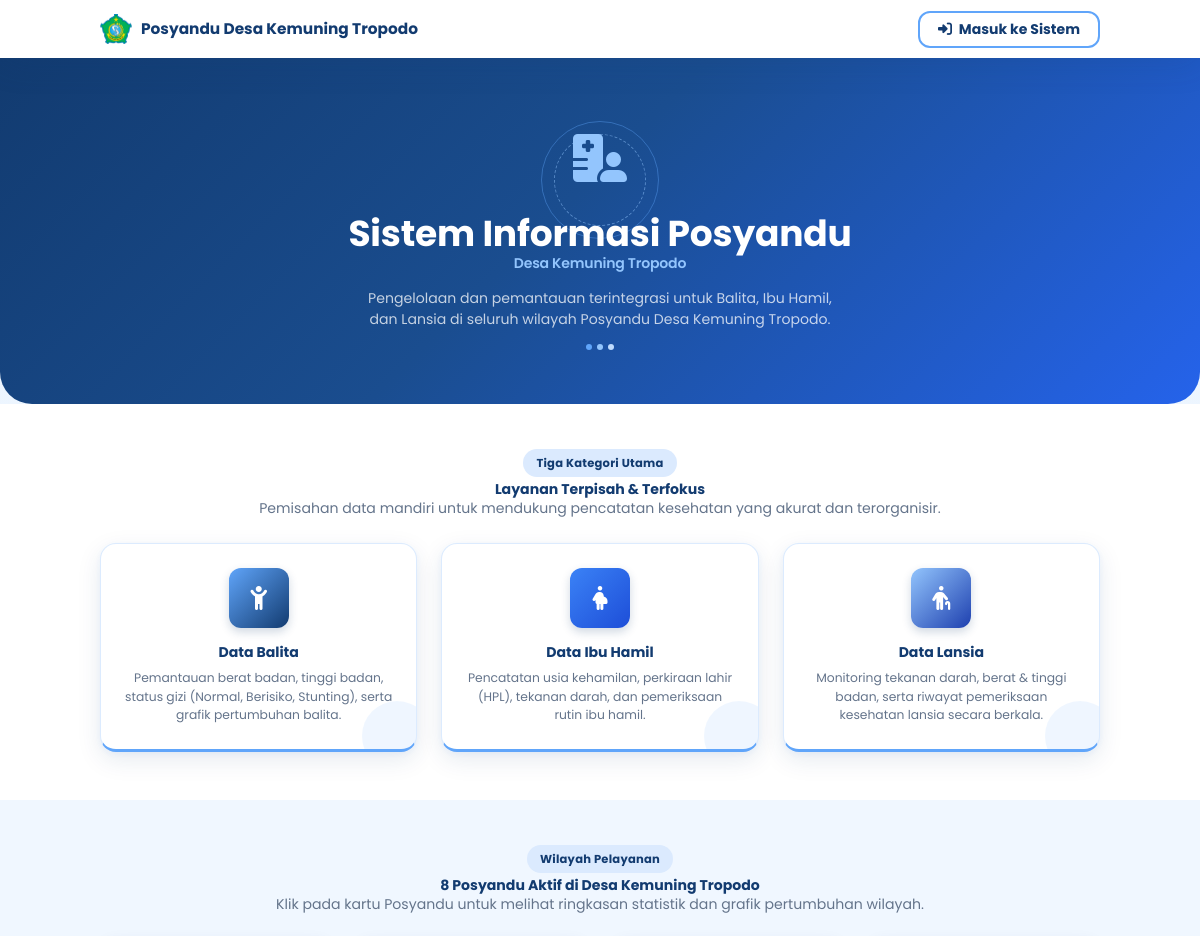
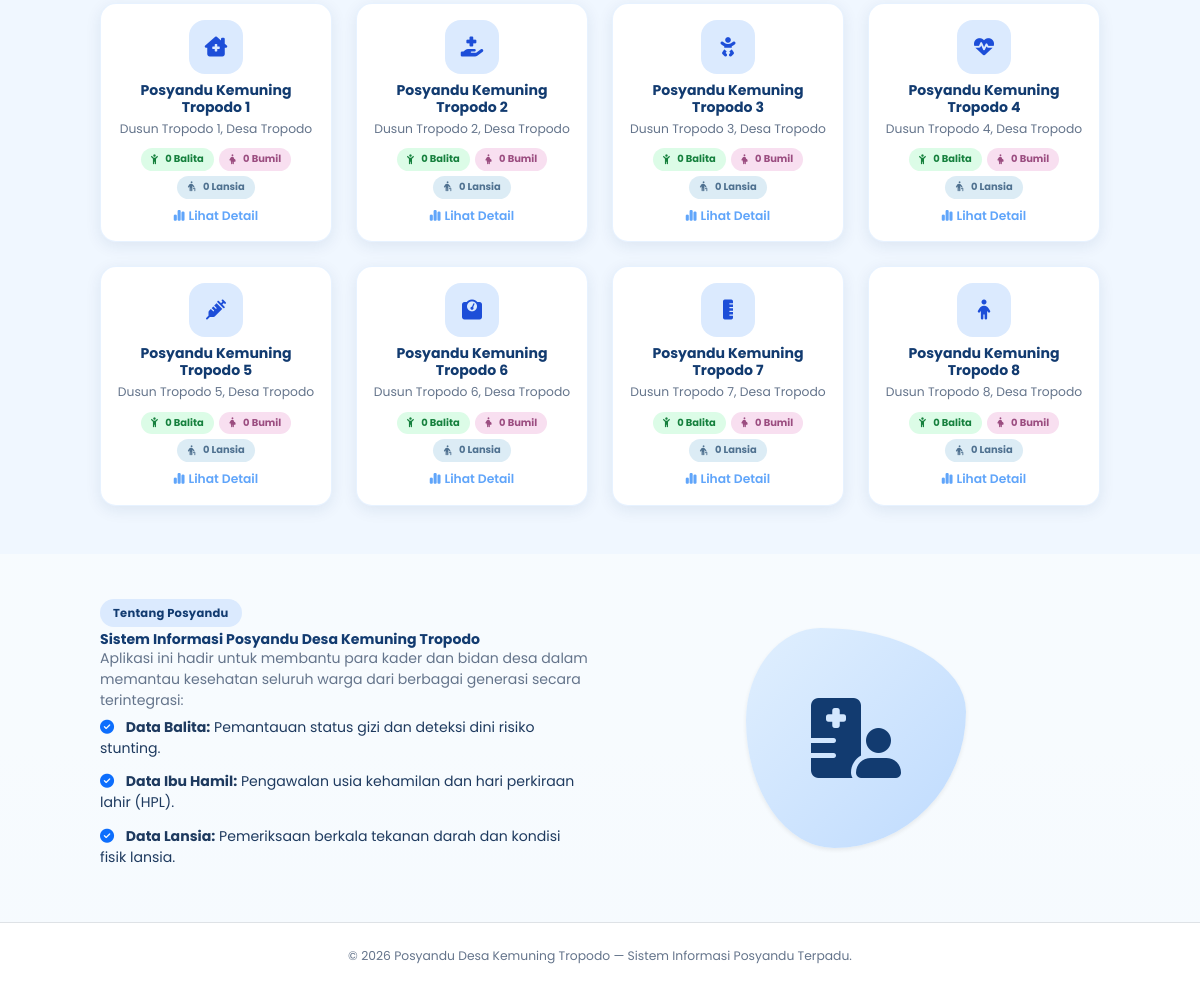
The page / on the database its author committed (2 pictures, top to bottom).
### tables this page shows
CREATE TABLE IF NOT EXISTS posyandu (
    id INT AUTO_INCREMENT PRIMARY KEY,
    nama VARCHAR(100) NOT NULL,
    alamat VARCHAR(255) DEFAULT NULL,
    created_at DATETIME NOT NULL DEFAULT CURRENT_TIMESTAMP
);

### includes/functions.php (called while the page is built, shortened)
<?php
function bersih($string) {
    return htmlspecialchars(trim($string ?? ''), ENT_QUOTES, 'UTF-8');
}

### index.php (the view, shortened to what this page needs)
<?php
require_once 'config/koneksi.php';
require_once 'includes/functions.php';
$cekL = mysqli_query($koneksi, "SHOW TABLES LIKE 'lansia'");
$hasLansiaTbl = mysqli_num_rows($cekL) > 0;
$cekB = mysqli_query($koneksi, "SHOW TABLES LIKE 'ibu_hamil'");
$hasBumilTbl = mysqli_num_rows($cekB) > 0;
$posyanduList = [];
$sqlP = "SELECT p.id, p.nama, p.alamat,
                SUM(CASE WHEN b.kategori='balita' THEN 1 ELSE 0 END) AS total,
                SUM(CASE WHEN b.kategori='balita' AND b.status='Normal' THEN 1 ELSE 0 END) AS normal,
                SUM(CASE WHEN b.kategori='balita' AND b.status='Berisiko' THEN 1 ELSE 0 END) AS berisiko,
                SUM(CASE WHEN b.kategori='balita' AND b.status='Stunting' THEN 1 ELSE 0 END) AS stunting
         FROM posyandu p
         LEFT JOIN balita b ON b.posyandu_id = p.id
         GROUP BY p.id ORDER BY p.id ASC";
$result = mysqli_query($koneksi, $sqlP);
while ($row = mysqli_fetch_assoc($result)) {
    $pid = $row['id'];
    if ($hasBumilTbl) {
        $c = mysqli_fetch_assoc(mysqli_query($koneksi, "SELECT COUNT(*) AS total FROM ibu_hamil WHERE posyandu_id = $pid"));
        $row['ibu_hamil'] = (int)($c['total'] ?? 0);
    } else {
        $c = mysqli_fetch_assoc(mysqli_query($koneksi, "SELECT COUNT(*) AS total FROM balita WHERE kategori='ibu_hamil' AND posyandu_id = $pid"));
        $row['ibu_hamil'] = (int)($c['total'] ?? 0);
    }
    if ($hasLansiaTbl) {
        $c = mysqli_fetch_assoc(mysqli_query($koneksi, "SELECT COUNT(*) AS total FROM lansia WHERE posyandu_id = $pid"));
        $row['lansia'] = (int)($c['total'] ?? 0);
    } else {
        $c = mysqli_fetch_assoc(mysqli_query($koneksi, "SELECT COUNT(*) AS total FROM balita WHERE kategori='lansia' AND posyandu_id = $pid"));
        $row['lansia'] = (int)($c['total'] ?? 0);
    }
    $posyanduList[] = $row;
}
?>
<!DOCTYPE html>
<html lang="id">
<head>
<link href="https://cdn.jsdelivr.net/npm/bootstrap@5.3.3/dist/css/bootstrap.min.css" rel="stylesheet">
<link rel="stylesheet" href="https://cdnjs.cloudflare.com/ajax/libs/font-awesome/6.5.2/css/all.min.css">
<script src="https://cdn.tailwindcss.com"></script>
<link rel="stylesheet" href="assets/css/style.css?v=<?= file_exists(__DIR__ . '/assets/css/style.css') ? filemtime(__DIR__ . '/assets/css/style.css') : time() ?>">
</head>
<body class="landing-body">
<nav class="navbar navbar-expand-lg landing-navbar sticky-top">
  <div class="container">
    <a class="navbar-brand app-brand" href="index.php" style="color: #123B70 !important;">
      <img class="app-brand-logo" src="assets/img/logo-sidoarjo.png" alt="Lambang Kabupaten Sidoarjo">
      <span>Posyandu Desa Kemuning Tropodo</span>
    </a>
    <a href="login.php" class="btn btn-login-outline btn-sm landing-login-top ms-lg-3">
      <i class="fa-solid fa-right-to-bracket me-1"></i> Masuk ke Sistem
    </a>
  </div>
</nav>
<header class="hero-section text-center">
  <div class="container py-5">
    <div class="hero-splash-animation" aria-label="Posyandu Desa Kemuning Tropodo">
      <div class="hero-splash-orbit"></div>
      <div class="hero-icon mb-3"><i class="fa-solid fa-hospital-user"></i></div>
      <h1 class="fw-bold hero-title">Sistem Informasi Posyandu</h1>
      <h2 class="fw-semibold hero-subtitle mb-3">Desa Kemuning Tropodo</h2>
      <p class="hero-tagline mx-auto">Pengelolaan dan pemantauan terintegrasi untuk Balita, Ibu Hamil, dan Lansia di seluruh wilayah Posyandu Desa Kemuning Tropodo.</p>
      <div class="hero-splash-dots" aria-hidden="true"><span></span><span></span><span></span></div>
    </div>
  </div>
</header>
<section id="kategori" class="py-5 bg-white">
  <div class="container">
    <div class="text-center mb-4">
      <span class="section-badge">Tiga Kategori Utama</span>
      <h3 class="fw-bold mt-2" style="color: #123B70;">Layanan Terpisah & Terfokus</h3>
      <p class="text-muted">Pemisahan data mandiri untuk mendukung pencatatan kesehatan yang akurat dan terorganisir.</p>
    </div>
    <div class="row g-4">
      <div class="col-md-4">
        <div class="stat-card stat-card-balita h-100 text-center p-4">
          <div class="stat-icon mb-3 mx-auto" style="width: 60px; height: 60px; font-size: 1.5rem; background: linear-gradient(135deg, #60A5FA, #123B70);">
            <i class="fa-solid fa-child-reaching"></i>
          </div>
          <h5 class="fw-bold mb-2" style="color: #123B70;">Data Balita</h5>
          <p class="text-muted small mb-0">Pemantauan berat badan, tinggi badan, status gizi (Normal, Berisiko, Stunting), serta grafik pertumbuhan balita.</p>
        </div>
      </div>
      <div class="col-md-4">
        <div class="stat-card stat-card-bumil h-100 text-center p-4">
          <div class="stat-icon mb-3 mx-auto" style="width: 60px; height: 60px; font-size: 1.5rem; background: linear-gradient(135deg, #3B82F6, #1D4ED8);">
            <i class="fa-solid fa-person-pregnant"></i>
          </div>
          <h5 class="fw-bold mb-2" style="color: #123B70;">Data Ibu Hamil</h5>
          <p class="text-muted small mb-0">Pencatatan usia kehamilan, perkiraan lahir (HPL), tekanan darah, dan pemeriksaan rutin ibu hamil.</p>
        </div>
      </div>
      <div class="col-md-4">
        <div class="stat-card stat-card-lansia h-100 text-center p-4">
          <div class="stat-icon mb-3 mx-auto" style="width: 60px; height: 60px; font-size: 1.5rem; background: linear-gradient(135deg, #93C5FD, #1E40AF);">
            <i class="fa-solid fa-person-cane"></i>
          </div>
          <h5 class="fw-bold mb-2" style="color: #123B70;">Data Lansia</h5>
          <p class="text-muted small mb-0">Monitoring tekanan darah, berat & tinggi badan, serta riwayat pemeriksaan kesehatan lansia secara berkala.</p>
        </div>
      </div>
    </div>
  </div>
</section>
<section id="posyandu" class="py-5" style="background: #F0F7FF;">
  <div class="container">
    <div class="text-center mb-4">
      <span class="section-badge">Wilayah Pelayanan</span>
      <h3 class="fw-bold mt-2" style="color: #123B70;">8 Posyandu Aktif di Desa Kemuning Tropodo</h3>
      <p class="text-muted">Klik pada kartu Posyandu untuk melihat ringkasan statistik dan grafik pertumbuhan wilayah.</p>
    </div>
    <div class="row g-3 g-lg-4">
      <?php
      $ikonList = ['fa-house-chimney-medical','fa-hand-holding-medical','fa-baby','fa-heart-pulse','fa-syringe','fa-weight-scale','fa-ruler-vertical','fa-child'];
      foreach ($posyanduList as $i => $p): ?>
        <div class="col-6 col-md-4 col-lg-3">
          <div class="card posyandu-landing-card h-100 text-center posyandu-clickable"
               role="button" tabindex="0"
               data-bs-toggle="modal" data-bs-target="#modalPosyandu<?= $p['id'] ?>">
            <div class="card-body">
              <div class="posyandu-icon mb-2">
                <i class="fa-solid <?= $ikonList[$i % count($ikonList)] ?>"></i>
              </div>
              <h6 class="fw-bold mb-1" style="color: #123B70;"><?= bersih($p['nama']) ?></h6>
              <p class="small text-muted mb-2"><?= bersih($p['alamat']) ?></p>
              <div class="posyandu-category-counts" aria-label="Ringkasan data">
                <span class="badge-status badge-normal"><i class="fa-solid fa-child-reaching me-1"></i><?= (int)$p['total'] ?> Balita</span>
                <span class="badge-status badge-ibu-hamil"><i class="fa-solid fa-person-pregnant me-1"></i><?= (int)$p['ibu_hamil'] ?> Bumil</span>
                <span class="badge-status badge-lansia"><i class="fa-solid fa-person-cane me-1"></i><?= (int)$p['lansia'] ?> Lansia</span>
              </div>
              <p class="small mt-2 mb-0 fw-semibold" style="color: #60A5FA;"><i class="fa-solid fa-chart-simple me-1"></i>Lihat Detail</p>
            </div>
          </div>
        </div>
      <?php endforeach; ?>
    </div>
  </div>
</section>
<section id="tentang" class="py-5 tentang-section">
  <div class="container">
    <div class="row align-items-center g-4">
      <div class="col-md-6">
        <span class="section-badge">Tentang Posyandu</span>
        <h3 class="fw-bold mt-2" style="color: #123B70;">Sistem Informasi Posyandu Desa Kemuning Tropodo</h3>
        <p class="text-muted">Aplikasi ini hadir untuk membantu para kader dan bidan desa dalam memantau kesehatan seluruh warga dari berbagai generasi secara terintegrasi:</p>
        <ul class="list-unstyled tentang-list">
          <li><i class="fa-solid fa-circle-check text-primary"></i> <strong>Data Balita:</strong> Pemantauan status gizi dan deteksi dini risiko stunting.</li>
          <li><i class="fa-solid fa-circle-check text-primary"></i> <strong>Data Ibu Hamil:</strong> Pengawalan usia kehamilan dan hari perkiraan lahir (HPL).</li>
          <li><i class="fa-solid fa-circle-check text-primary"></i> <strong>Data Lansia:</strong> Pemeriksaan berkala tekanan darah dan kondisi fisik lansia.</li>
        </ul>
      </div>
      <div class="col-md-6 text-center">
        <div class="tentang-illustration mx-auto shadow-sm" style="background: linear-gradient(135deg, #E0EFFE, #BFDBFE); color: #123B70;">
          <i class="fa-solid fa-hospital-user"></i>
        </div>
      </div>
    </div>
  </div>
</section>
<footer class="app-footer text-center py-4 bg-white border-top">
  <div class="container">
    <p class="mb-0 small text-muted">
      &copy; <?= date('Y') ?> Posyandu Desa Kemuning Tropodo &mdash; Sistem Informasi Posyandu Terpadu.
    </p>
  </div>
</footer>
</body>
</html>

### rows shown on the page
posyandu: nama "Posyandu Kemuning Tropodo 1", alamat "Dusun Tropodo 1, Desa Tropodo", total "0", ibu_hamil "0", lansia "0"
posyandu: nama "Posyandu Kemuning Tropodo 2", alamat "Dusun Tropodo 2, Desa Tropodo", total "0", ibu_hamil "0", lansia "0"
posyandu: nama "Posyandu Kemuning Tropodo 3", alamat "Dusun Tropodo 3, Desa Tropodo", total "0", ibu_hamil "0", lansia "0"
posyandu: nama "Posyandu Kemuning Tropodo 4", alamat "Dusun Tropodo 4, Desa Tropodo", total "0", ibu_hamil "0", lansia "0"
posyandu: nama "Posyandu Kemuning Tropodo 5", alamat "Dusun Tropodo 5, Desa Tropodo", total "0", ibu_hamil "0", lansia "0"
posyandu: nama "Posyandu Kemuning Tropodo 6", alamat "Dusun Tropodo 6, Desa Tropodo", total "0", ibu_hamil "0", lansia "0"
posyandu: nama "Posyandu Kemuning Tropodo 7", alamat "Dusun Tropodo 7, Desa Tropodo", total "0", ibu_hamil "0", lansia "0"
posyandu: nama "Posyandu Kemuning Tropodo 8", alamat "Dusun Tropodo 8, Desa Tropodo", total "0", ibu_hamil "0", lansia "0"
